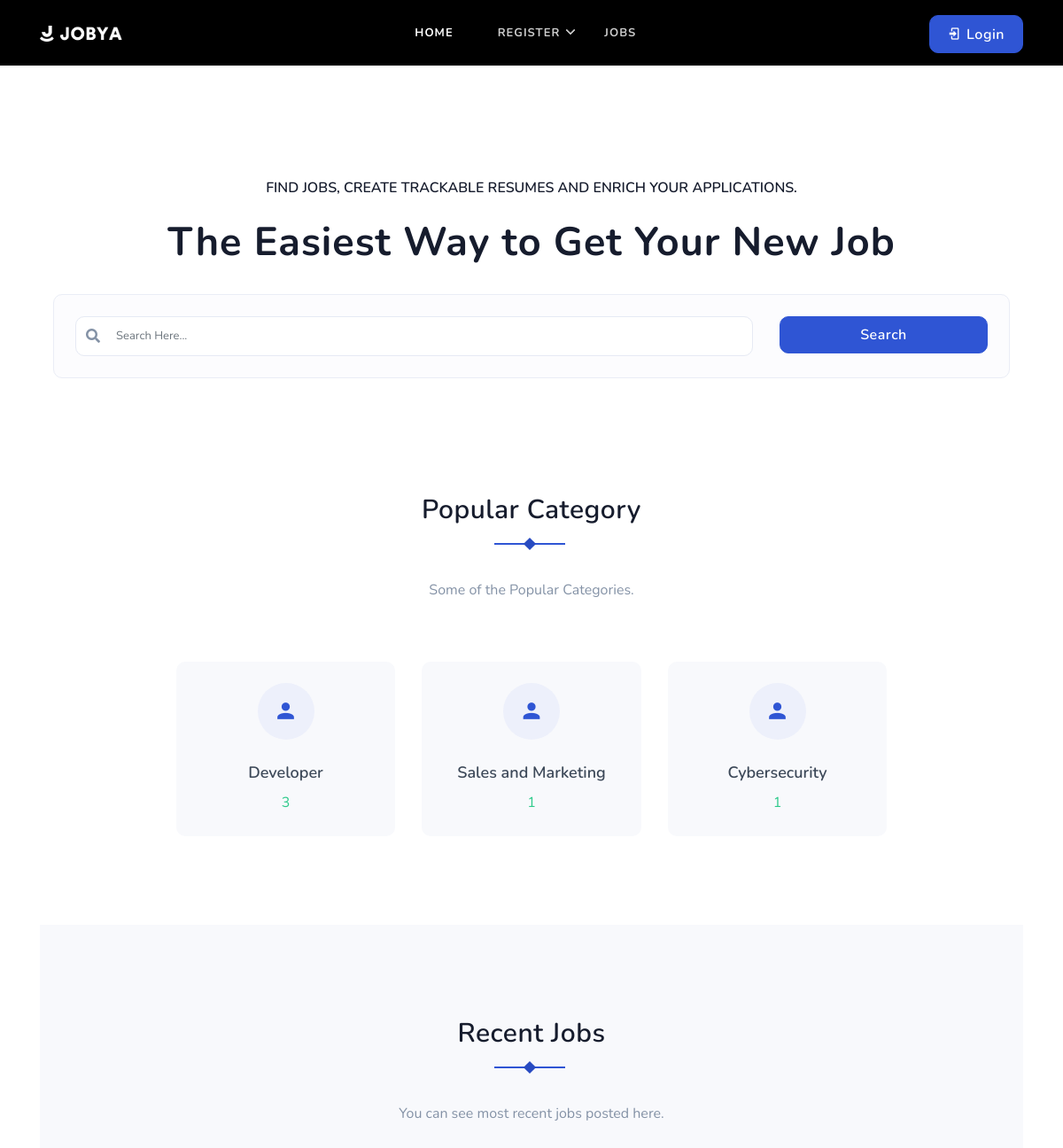
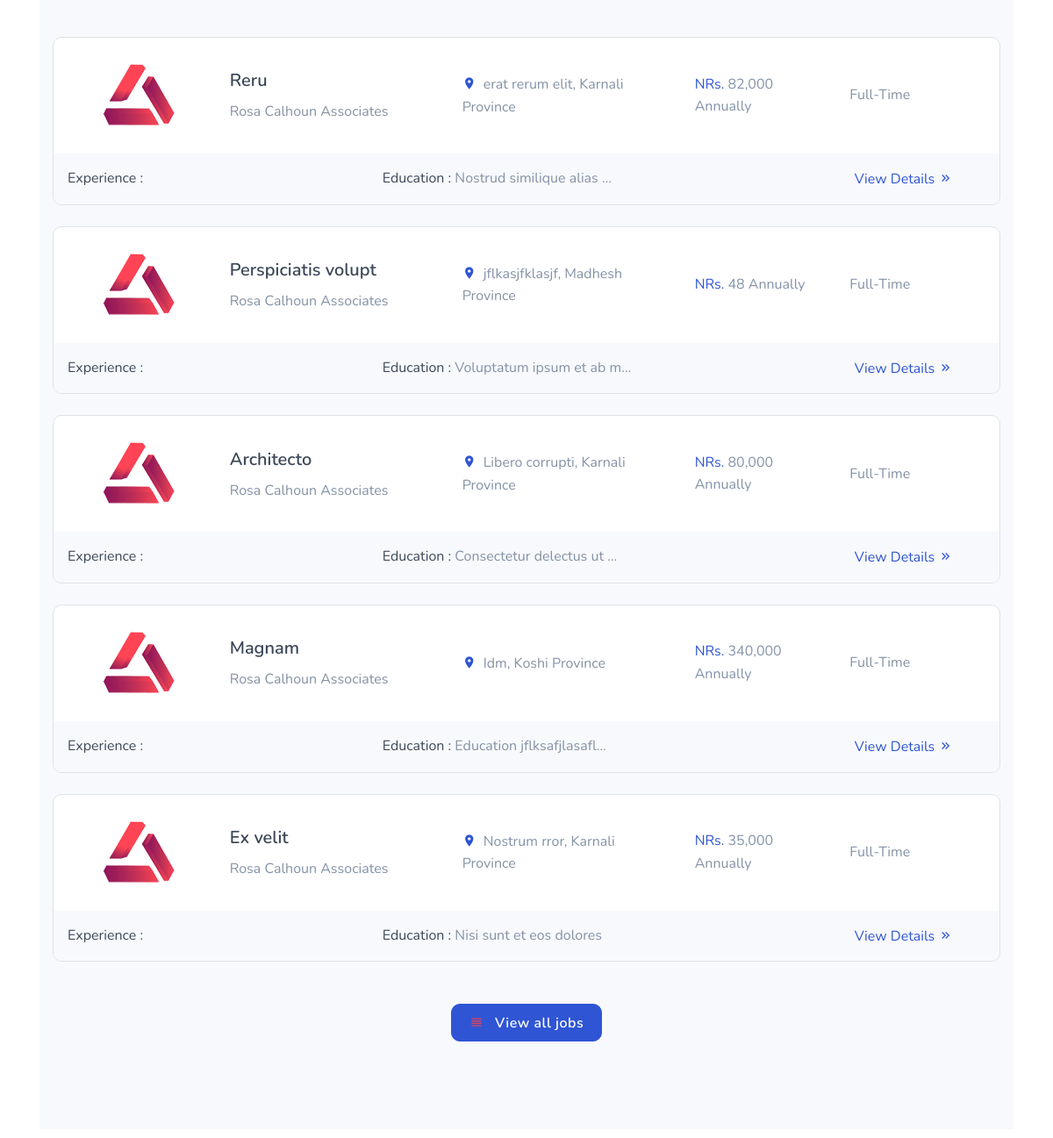
Before: / with the older database file (2 pictures, top to bottom).
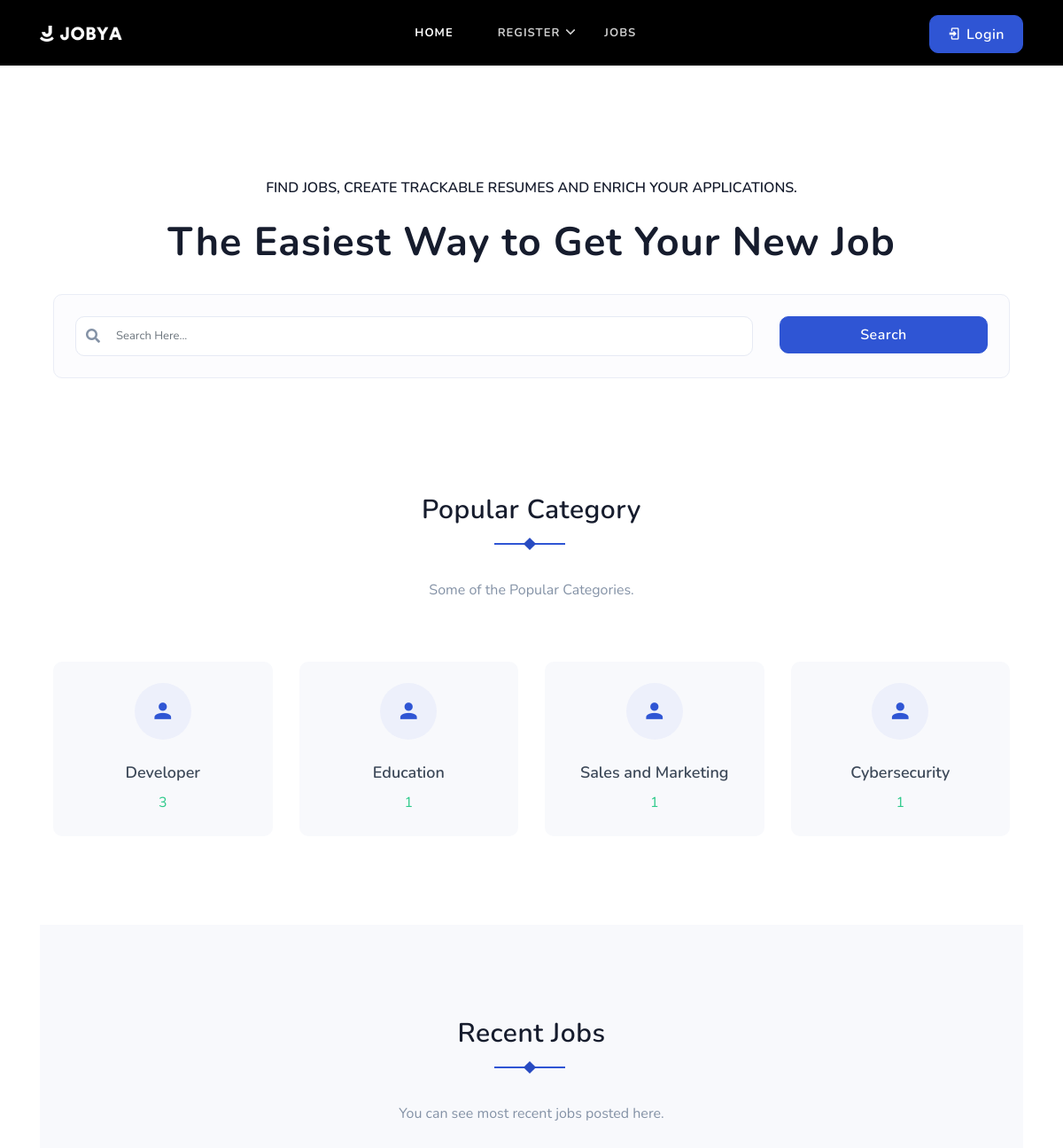
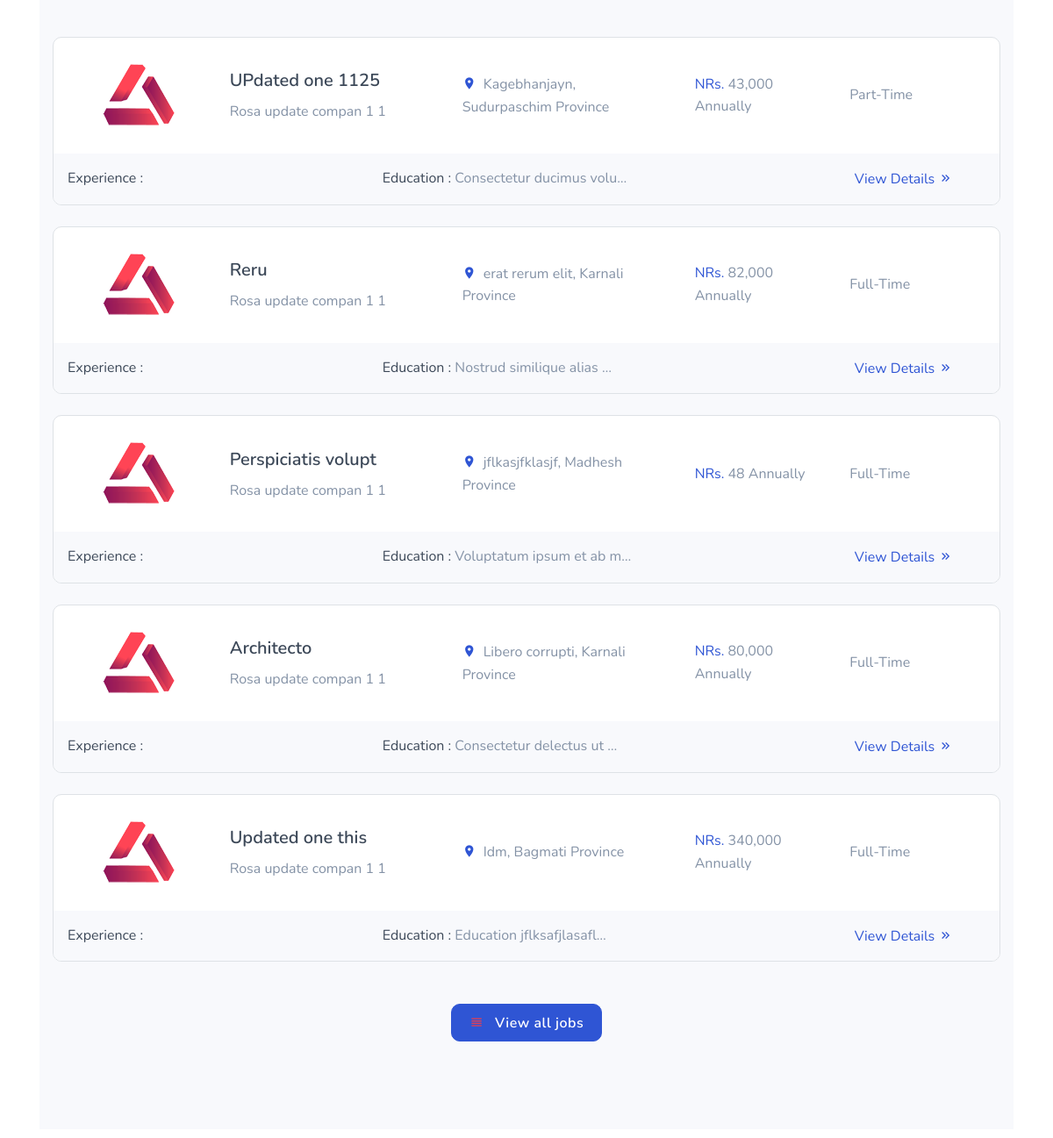
After: the same page with the newer database file (2 pictures, top to bottom).
### job/models.py (models this page shows, shortened)
class Category(models.Model):
    name = models.CharField(max_length=255)

class Job(models.Model):
    JOB_TYPE_CHOICES = [
        ("part-time", "Part Time"),
        ("full-time", "Full Time"),
    ]
    WORK_MODES_CHOICES = [
        ('remote', 'Remote'),
        ('onsite', 'Onsite'),
        ('hybrid', 'Hybrid'),
    ]
    user = models.ForeignKey(User, on_delete=models.CASCADE)
    company = models.ForeignKey(Company, on_delete=models.CASCADE)
    title = models.CharField(max_length=255)
    job_type = models.CharField(max_length=20, choices=JOB_TYPE_CHOICES, default="full-time")
    image = models.ImageField(upload_to="post_images/%y/%m/&=%d", blank=True)
    category = models.ForeignKey(Category, on_delete=models.DO_NOTHING)
    city = models.CharField(max_length=255)
    state = models.ForeignKey(State, on_delete=models.DO_NOTHING, blank=True, null=True)
    salary = models.PositiveIntegerField(blank=True, null=True)
    work_mode = models.CharField(max_length=20, choices=WORK_MODES_CHOICES, default="onsite")
    edu_level = models.CharField(max_length=255)
    experience = models.ForeignKey(Experience, on_delete=models.DO_NOTHING, blank=True, null=True)
    uploaded_date = models.DateTimeField(null=True, blank=True, default=timezone.now)
    email = models.EmailField(max_length=255)
    contact = models.IntegerField()
    description = models.TextField()
    is_available = models.BooleanField(default=True)

### company/models.py (models this page shows, shortened)
class Company(models.Model):
    user = models.OneToOneField(User, on_delete=models.CASCADE)
    name = models.CharField(max_length=100, null=True, blank=True)
    est_date = models.DateField(null=True, blank=True)
    city = models.CharField(max_length=100, null=True, blank=True)
    state = models.ForeignKey(State, on_delete=models.DO_NOTHING, blank=True, null=True)
    email = models.EmailField(unique=True, null=True, blank=True)
    number = models.IntegerField(null=True, blank=True)
    website_link = models.URLField(null=True, blank=True)
    services = models.TextField(null=True, blank=True)
    overview = models.TextField(blank=True, null=True)
    image = models.ImageField(upload_to="company_post_images/%Y/%m/%d", blank=True)
    is_verified = models.BooleanField(default=False)

class State(models.Model):
    name = models.CharField(max_length=255)
    def __str__(self):
        return self.name

### home/views.py (the view)
# urls.py: path("", views.HomeView.as_view(), name="home"),
class HomeView(View):
    template_name = 'home/home.html'
    def get(self, request):
        jobs = Job.objects.filter(is_available=True).order_by('-uploaded_date')[:5]
        categories = Category.objects.annotate(
            available_jobs_count=Count('job', filter=Q(job__is_available=True))
        ).filter(available_jobs_count__gt=0).order_by('-available_jobs_count')[:8]
        company = None
        if request.user.is_authenticated and request.user.is_recruiter and request.user.has_company:
            company = request.user.company
        context = {
            'jobs': jobs,
            'categories': categories,
            'company': company,  # Pass the company to context for the company details link
        }
        return render(request, self.template_name, context)

### company/context_processors.py (called while the page is built)
def company_context(request):
    company = None
    if request.user.is_authenticated and request.user.has_company:
        company = Company.objects.filter(user=request.user).first()  # or however you link Company to the user
    return {'company': company}

### templates/home/home.html (shortened to what the changed rows need)
{% extends 'base.html' %}
{% load widget_tweaks %}
{% load humanize %}
{% block content %}
{% load static %}
<section class="bg-home">
    <div class="home-center">
        <div class="home-desc-center">
            <div class="container">
                <div class="row justify-content-center">
                    <div class="col-lg-12">
                        <div class="title-heading text-center text-black">
                            <h1 class="heading font-weight-bold mb-4">The Easiest Way to Get Your New Job</h1>
                        </div>
                    </div>
                </div>
            </div>
        </div>
    </div>
</section>
<section class="section">
    <div class="container">
        <div class="row justify-content-center">
            {% for category in categories %}
                {% if category.available_jobs_count != 0 %}
                    <div class="col-lg-3 col-md-4 col-sm-6 mt-4 pt-2 d-flex align-items-stretch">
                        <form action="{% url 'jobs-by-category' category.id %}" method="GET" class="w-100">
                            <button type="submit" class="w-100 border-0 bg-light rounded text-center p-4 h-100" style="cursor: pointer; min-height: 150px;">
                                <div class="popu-category-box h-100 d-flex flex-column justify-content-center">
                                    <div class="popu-category-icon mb-3">
                                        <i class="mdi mdi-account d-inline-block rounded-pill h3 text-primary"></i>
                                    </div>
                                    <div class="popu-category-content">
                                        <h5 class="mb-2 text-dark title">{{ category.name }}</h5>
                                        <p class="text-success mb-0 rounded">{{ category.available_jobs_count }}</p>
                                    </div>
                                </div>
                            </button>
                        </form>
                    </div>
                {% endif %}
            {% endfor %}
        </div>
    </div>
</section>
<section class="section bg-light">
    <div class="container">
        <div class="row">
            <div class="col-12">
                <div class="tab-content mt-2" id="pills-tabContent">
                    <div class="tab-pane fade show active" id="recent-job" role="tabpanel"
                        aria-labelledby="recent-job-tab">
                        <div class="row">
                            <div class="col-lg-12">
                                {% if jobs %}
                                {% for job in jobs %}
                                <div
                                    class="job-box bg-white overflow-hidden border rounded mt-4 position-relative overflow-hidden">
                                    <div class="p-4">
                                        <div class="row align-items-center">
                                            <div class="col-md-2">
                                                <div class="mo-mb-2">
                                                    <img src="{% static 'images/featured-job/img-1.png' %}" alt=""
                                                        class="img-fluid mx-auto d-block">
                                                </div>
                                            </div>
                                            <div class="col-md-3">
                                                <div>
                                                    <h5 class="f-18"><a href="#" class="text-dark">{{ job.title|truncatechars:40 }}</a></h5>
                                                    <p class="text-muted mb-0">{{ job.company.name }}</p>
                                                </div>
                                            </div>
                                            <div class="col-md-3">
                                                <div>
                                                    <p class="text-muted mb-0"><i class="mdi mdi-map-marker text-primary mr-2"></i>{{ job.city }}, {{ job.state }}</p>
                                                </div>
                                            </div>
                                            <div class="col-md-2">
                                                <div>
                                                    <p class="text-muted mb-0 mo-mb-2"><span
                                                            class="text-primary">NRs. </span>{{ job.salary|intcomma }} Annually
                                                    </p>
                                                </div>
                                            </div>
                                            <div class="col-md-2">
                                                <div>
                                                    <p class="text-muted mb-0">{{ job.job_type|title }}</p>
                                                </div>
                                            </div>
                                        </div>
                                    </div>
                                    <div class="p-3 bg-light">
                                        <div class="row">
                                            <div class="col-md-4">
                                                <div>
                                                    <p class="text-muted mb-0 mo-mb-2"><span
                                                            class="text-dark">Experience :</span> {{ job.get_experience_display|truncatechars:40 }}</p>
                                                </div>
                                            </div>
                                            <div class="col-md-6">
                                                <div>
                                                    <p class="text-muted mb-0 mo-mb-2"><span class="text-dark">Education :</span> {{ job.edu_level|truncatechars:25 }} </p>
                                                </div>
                                            </div>
                                            <div class="col-md-2">
                                                <div>
                                                    <a href="{% url 'job-details' job.id %}" class="text-primary">View Details <i class="mdi mdi-chevron-double-right"></i></a>
                                                </div>
                                            </div>
                                        </div>
                                    </div>
                                </div>
                                {% endfor %}
                                {% else %}
                                <h6 class="title title-line pb-5">No jobs available at the moment.</h6>
                                {% endif %}
                            </div>
                        </div>
                    </div>
                </div>
            </div>
        </div>
    </div>
</section>
{% endblock content %}

Changed rows visible on the page:
no longer on this page (row unchanged): Job: title "Ex velit", company.name "Rosa Calhoun Associates", city "Nostrum rror", state "Karnali Province", salary "35,000", job_type "Full-Time", edu_level "Nisi sunt et eos dolores"
now on this page (row unchanged): Category: name "Education", available_jobs_count "1"
now on this page (row edited): Job: title "UPdated one 1125", company.name "Rosa update compan 1 1", city "Kagebhanjayn", state "Sudurpaschim Province", salary "43,000", job_type "Part-Time", edu_level "Consectetur ducimus volu…"
changed through a linked row, Job "Reru": company.name "Rosa Calhoun Associates" → "Rosa update compan 1 1"
changed through a linked row, Job "Perspiciatis volupt": company.name "Rosa Calhoun Associates" → "Rosa update compan 1 1"
changed through a linked row, Job "Architecto": company.name "Rosa Calhoun Associates" → "Rosa update compan 1 1"
changed Job "Idm": title "Magnam" → "Updated one this"; company.name "Rosa Calhoun Associates" → "Rosa update compan 1 1"; state "Koshi Province" → "Bagmati Province"
